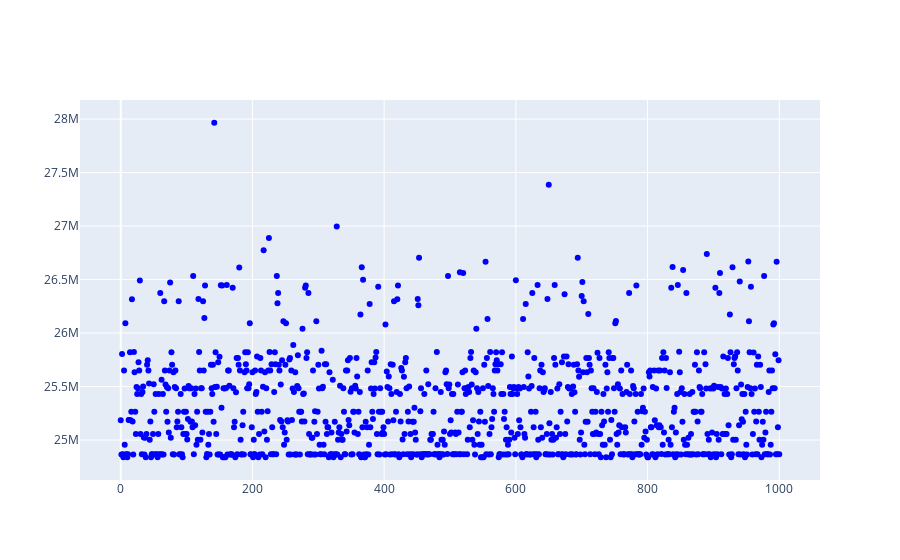

The cell this chart's notebook holds for it:
### Code cell
fig = go.Figure()
fig.add_traces(
    go.Scatter(
        x=list(inertia_dict.keys()),
        y=list(inertia_dict.values()),
        mode="markers",
        marker={
            "color":"blue"
        }
    )
)
fig.show()

### Figure 1 — Plotly figure (JSON) as saved in the notebook; plotly's stock layout.template omitted (floating-point values rounded to 4 significant figures; data arrays with more than 128 entries replaced by an {"elided": "..."} marker saying what was removed)
{"data": [{"marker": {"color": "blue"}, "mode": "markers", "type": "scatter", "x": {"elided": "1001 int values"}, "y": {"elided": "1001 float values"}}], "layout": {}}
